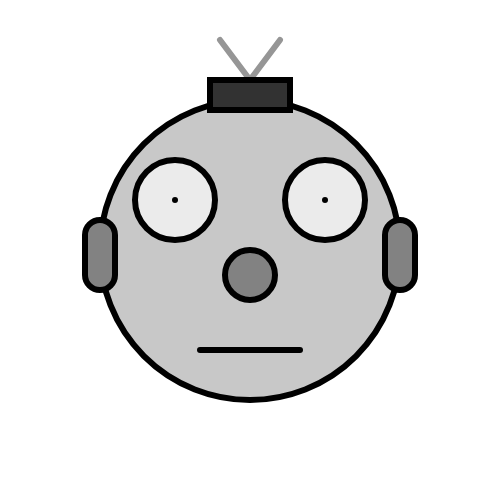
Frame 1 (no input)
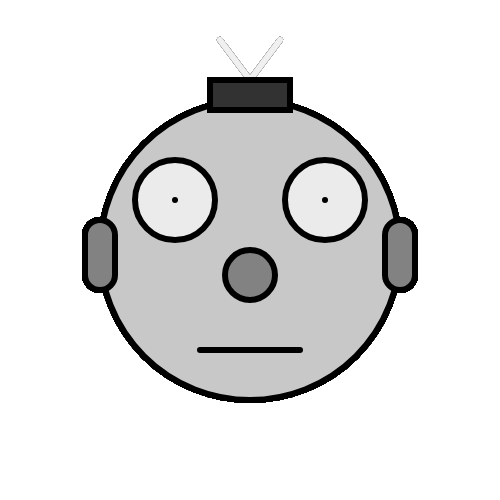
Frame 60 (no input)
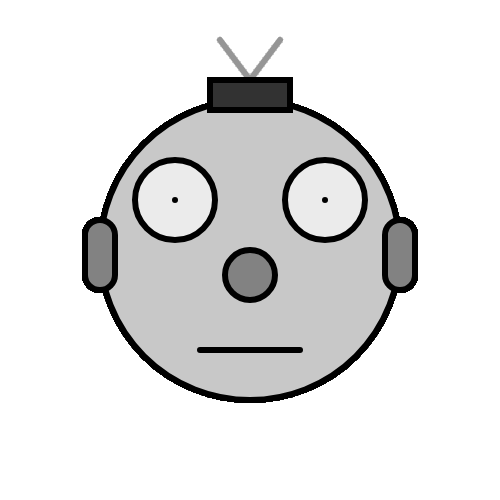
Frame 120 (the mouse pressed at the canvas centre since frame 60)

The p5.js sketch that drew these frames (run headless with seeded random() and noise() and a simulated clock; from frame 60 on, the mouse is pressed at the canvas centre):

// p5.js sketch
// ── sketch.js
let antennaOn;

function setup()
{
	antennaOn = true;
	//create a canvas for the robot
	createCanvas(500, 500);
}

function draw()
{
	strokeWeight(6);

	// canvas outline
	// noFill();
	// rect(3, 3, 494, 494);

	//robots head
	fill(200);
	ellipse(250, 250, 300);
	// rect(100, 100, 300, 300, 20);


	//robots antenna
	// fill(250, 250, 0);
	if (frameCount % 20 == 0) {
		antennaOn = !antennaOn;
	}
	antennaOn ? stroke(150) : stroke(240);

	// ellipse(250, 70, 60, 60);
	line(250, 80, 220, 40);
	line(250, 80, 280, 40);

	// fill(200, 0, 200);
	stroke(0);
	fill(50);
	rect(210, 80, 80, 30);

	//robots eyes
	// fill(255);
	fill(235);
	ellipse(175, 200, 80, 80);
	point(175, 200);
	ellipse(325, 200, 80, 80);
	point(325, 200);


	//robots nose
	// fill(255, 0, 0);
	fill(130);
	ellipse(250, 275, 50);
	// triangle(250, 220, 200, 300, 300, 300);

	//robots ears
	rect(85, 220, 30, 70, 15);
	rect(385, 220, 30, 70, 15);

	//robots mouth
	noFill();
	// beginShape();
	line(200, 350, 300, 350);
	// vertex(175, 340);
	// vertex(200, 370);
	// vertex(225, 340);
	// vertex(250, 370);
	// vertex(275, 340);
	// vertex(300, 370);
	// vertex(325, 340);
	// endShape();
}

// function mousePressed() {
// 	antennaOn = !antennaOn;
// }
